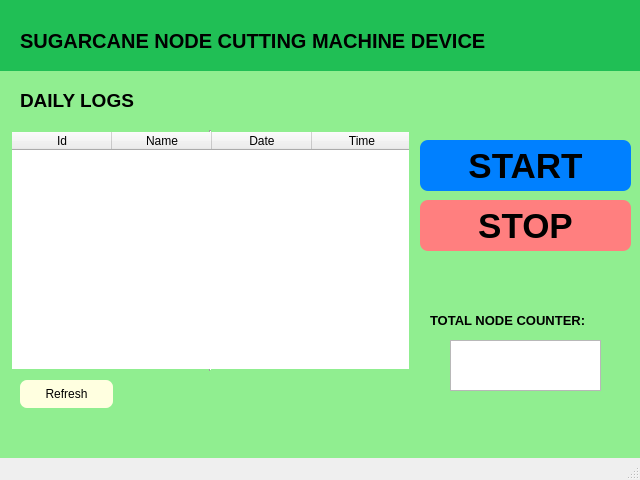
<?xml version="1.0" encoding="UTF-8"?>
<ui version="4.0">
 <class>MainWindow</class>
 <widget class="QMainWindow" name="MainWindow">
  <property name="geometry">
   <rect>
    <x>0</x>
    <y>0</y>
    <width>640</width>
    <height>480</height>
   </rect>
  </property>
  <property name="maximumSize">
   <size>
    <width>640</width>
    <height>480</height>
   </size>
  </property>
  <property name="windowTitle">
   <string>MainWindow</string>
  </property>
  <widget class="QWidget" name="centralwidget">
   <widget class="QLabel" name="label_3">
    <property name="geometry">
     <rect>
      <x>0</x>
      <y>0</y>
      <width>801</width>
      <height>71</height>
     </rect>
    </property>
    <property name="styleSheet">
     <string notr="true">QLabel {
		background-color: #20bf55;


}</string>
    </property>
    <property name="text">
     <string/>
    </property>
   </widget>
   <widget class="QLabel" name="title">
    <property name="geometry">
     <rect>
      <x>20</x>
      <y>20</y>
      <width>751</width>
      <height>41</height>
     </rect>
    </property>
    <property name="font">
     <font>
      <pointsize>15</pointsize>
      <weight>75</weight>
      <bold>true</bold>
     </font>
    </property>
    <property name="text">
     <string>SUGARCANE NODE CUTTING MACHINE DEVICE</string>
    </property>
   </widget>
   <widget class="QLabel" name="text">
    <property name="geometry">
     <rect>
      <x>20</x>
      <y>90</y>
      <width>141</width>
      <height>21</height>
     </rect>
    </property>
    <property name="font">
     <font>
      <pointsize>14</pointsize>
      <weight>75</weight>
      <bold>true</bold>
     </font>
    </property>
    <property name="styleSheet">
     <string notr="true">QLabel {
	font-color: black:
}</string>
    </property>
    <property name="text">
     <string>DAILY LOGS</string>
    </property>
   </widget>
   <widget class="QLabel" name="label_2">
    <property name="geometry">
     <rect>
      <x>0</x>
      <y>0</y>
      <width>801</width>
      <height>581</height>
     </rect>
    </property>
    <property name="styleSheet">
     <string notr="true">QLabel {
	background-color: #90ee90;
}</string>
    </property>
    <property name="text">
     <string/>
    </property>
   </widget>
   <widget class="QTableWidget" name="tableWidget">
    <property name="geometry">
     <rect>
      <x>10</x>
      <y>130</y>
      <width>401</width>
      <height>241</height>
     </rect>
    </property>
    <property name="frameShape">
     <enum>QFrame::VLine</enum>
    </property>
    <property name="verticalScrollBarPolicy">
     <enum>Qt::ScrollBarAsNeeded</enum>
    </property>
    <property name="horizontalScrollBarPolicy">
     <enum>Qt::ScrollBarAlwaysOff</enum>
    </property>
    <property name="sizeAdjustPolicy">
     <enum>QAbstractScrollArea::AdjustToContents</enum>
    </property>
    <property name="editTriggers">
     <set>QAbstractItemView::NoEditTriggers</set>
    </property>
    <property name="alternatingRowColors">
     <bool>true</bool>
    </property>
    <property name="selectionMode">
     <enum>QAbstractItemView::NoSelection</enum>
    </property>
    <attribute name="verticalHeaderStretchLastSection">
     <bool>true</bool>
    </attribute>
    <column>
     <property name="text">
      <string>Id</string>
     </property>
    </column>
    <column>
     <property name="text">
      <string>Name</string>
     </property>
    </column>
    <column>
     <property name="text">
      <string>Date</string>
     </property>
    </column>
    <column>
     <property name="text">
      <string>Time</string>
     </property>
    </column>
   </widget>
   <widget class="QPushButton" name="pushButton1">
    <property name="geometry">
     <rect>
      <x>20</x>
      <y>380</y>
      <width>93</width>
      <height>28</height>
     </rect>
    </property>
    <property name="styleSheet">
     <string notr="true">QPushButton {
	border-radius: 7px;
	background-color:lightyellow;
}
</string>
    </property>
    <property name="text">
     <string>Refresh</string>
    </property>
   </widget>
   <widget class="QPushButton" name="Start">
    <property name="geometry">
     <rect>
      <x>420</x>
      <y>140</y>
      <width>211</width>
      <height>51</height>
     </rect>
    </property>
    <property name="font">
     <font>
      <pointsize>-1</pointsize>
      <weight>75</weight>
      <bold>true</bold>
     </font>
    </property>
    <property name="styleSheet">
     <string notr="true">QPushButton {
	border-radius: 8px;
	background-color: #0080ff;
	font-size: 35px;


}</string>
    </property>
    <property name="text">
     <string>START</string>
    </property>
   </widget>
   <widget class="QPushButton" name="pushButton2_2">
    <property name="geometry">
     <rect>
      <x>420</x>
      <y>200</y>
      <width>211</width>
      <height>51</height>
     </rect>
    </property>
    <property name="font">
     <font>
      <pointsize>-1</pointsize>
      <weight>75</weight>
      <bold>true</bold>
     </font>
    </property>
    <property name="autoFillBackground">
     <bool>false</bool>
    </property>
    <property name="styleSheet">
     <string notr="true">QPushButton {
	border-radius: 8px;
	background-color: #FF7F7F;
	font-size: 35px;


}</string>
    </property>
    <property name="text">
     <string>STOP</string>
    </property>
   </widget>
   <widget class="QLabel" name="text_2">
    <property name="geometry">
     <rect>
      <x>430</x>
      <y>310</y>
      <width>291</width>
      <height>21</height>
     </rect>
    </property>
    <property name="font">
     <font>
      <pointsize>10</pointsize>
      <weight>75</weight>
      <bold>true</bold>
     </font>
    </property>
    <property name="text">
     <string>TOTAL NODE COUNTER:</string>
    </property>
   </widget>
   <widget class="QTableWidget" name="counter">
    <property name="geometry">
     <rect>
      <x>450</x>
      <y>340</y>
      <width>151</width>
      <height>51</height>
     </rect>
    </property>
   </widget>
   <zorder>label_2</zorder>
   <zorder>label_3</zorder>
   <zorder>title</zorder>
   <zorder>text</zorder>
   <zorder>tableWidget</zorder>
   <zorder>pushButton1</zorder>
   <zorder>Start</zorder>
   <zorder>pushButton2_2</zorder>
   <zorder>text_2</zorder>
   <zorder>counter</zorder>
  </widget>
  <widget class="QMenuBar" name="menubar">
   <property name="geometry">
    <rect>
     <x>0</x>
     <y>0</y>
     <width>640</width>
     <height>21</height>
    </rect>
   </property>
  </widget>
  <widget class="QStatusBar" name="statusbar"/>
 </widget>
 <resources/>
 <connections/>
</ui>
